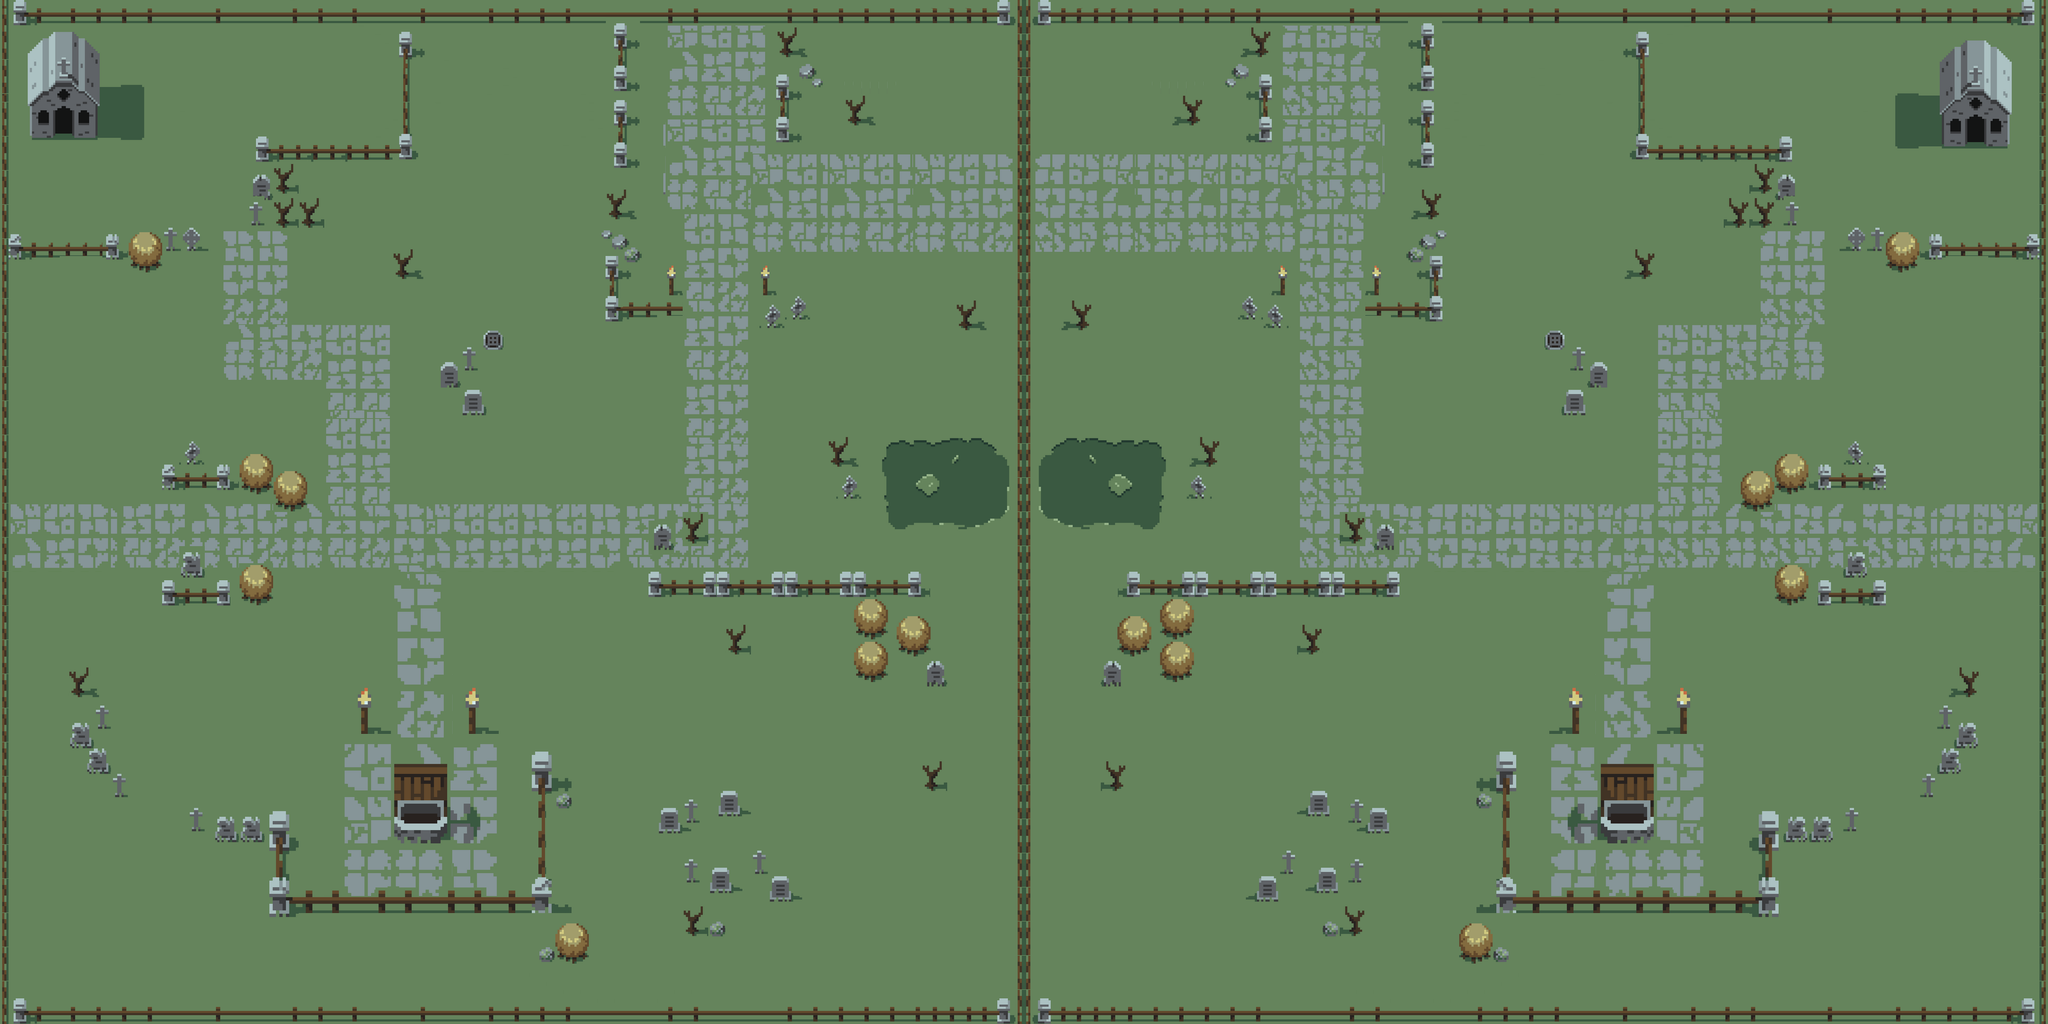

This game map was drawn from its Tiled (.tmx) file and the tilesets committed beside it. A one-line description and the trimmed map source follow:
An orthogonal 240x120 tile map with 16x16 px tiles, 3 tile layers (ground, wall, item), 3 tilesets.

<map version="1.8" tiledversion="1.8.4" orientation="orthogonal" renderorder="right-down" width="240" height="120" tilewidth="16" tileheight="16" infinite="0" nextlayerid="5" nextobjectid="1">
 <tileset firstgid="1" name="Xdgqga" tilewidth="16" tileheight="16" tilecount="2401" columns="49">
  <image source="Xdgqga.png" width="794" height="794" />
 </tileset>
 <tileset firstgid="2402" name="SDM5AB" tilewidth="16" tileheight="16" tilecount="2401" columns="49">
  <image source="SDM5AB.png" width="794" height="794" />
 </tileset>
 <tileset firstgid="4803" name="olOaG9" tilewidth="16" tileheight="16" tilecount="2401" columns="49">
  <image source="olOaG9.png" width="794" height="794" />
 </tileset>
 <layer id="1" name="ground" width="240" height="120">
  <data>[28800 cells, 28800 non-empty, 1212 distinct tile ids]</data>
 </layer>
 <layer id="2" name="wall" width="240" height="120">
  <data>[28800 cells, 4092 non-empty, 536 distinct tile ids]</data>
 </layer>
 <layer id="3" name="item" width="240" height="120">
  <data>[28800 cells, 448 non-empty, 224 distinct tile ids]</data>
 </layer>
</map>
